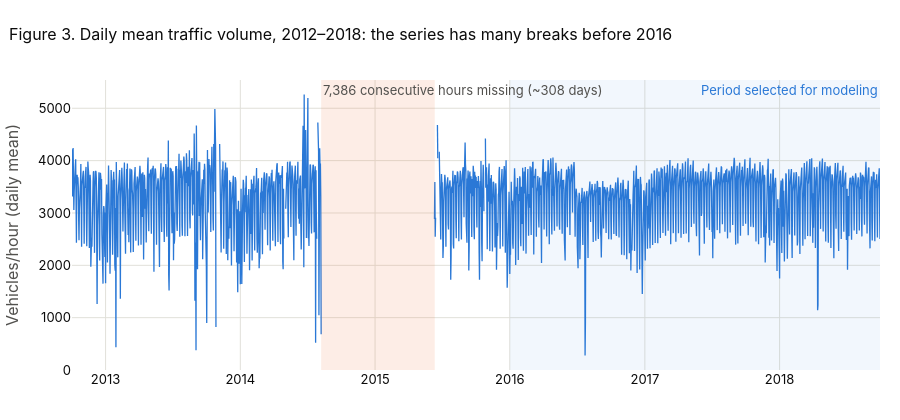

Here is the notebook cell this chart was saved with:
### Code cell
daily_raw = hourly_raw["traffic_volume"].resample("D").mean()
big = gaps_all.iloc[0]

fig = go.Figure(go.Scatter(x=daily_raw.index, y=daily_raw.values, mode="lines", line=dict(color=BLUE, width=1.3),
                           name="Daily mean", hovertemplate="%{x|%d/%m/%Y}: %{y:,.0f} vehicles/hour<extra></extra>"))
fig.add_vrect(x0=big.start, x1=big.end, fillcolor=ORANGE, opacity=0.12, line_width=0,
              annotation_text=f"{big.hours:,} consecutive hours missing (~{big.hours / 24:.0f} days)",
              annotation_position="top left", annotation_font_color=INK_2)
fig.add_vrect(x0=pd.Timestamp("2016-01-01"), x1=daily_raw.index.max(), fillcolor=BLUE, opacity=0.06, line_width=0,
              annotation_text="Period selected for modeling", annotation_position="top right",
              annotation_font_color=BLUE)
fig.update_layout(title="Figure 3. Daily mean traffic volume, 2012–2018: the series has many breaks before 2016",
                  yaxis_title="Vehicles/hour (daily mean)", height=420, showlegend=False)
fig.show()

### Figure 1 — Plotly figure (JSON) as saved in the notebook; plotly's stock layout.template omitted (floating-point values rounded to 4 significant figures; data arrays with more than 128 entries replaced by an {"elided": "..."} marker saying what was removed)
{"data": [{"hovertemplate": "%{x|%d/%m/%Y}: %{y:,.0f} vehicles/hour<extra></extra>", "line": {"color": "#2a78d6", "width": 1.3}, "mode": "lines", "name": "Daily mean", "type": "scatter", "x": {"elided": "2190 str values"}, "y": {"elided": "2190 float values"}}], "layout": {"annotations": [{"font": {"color": "#52514e"}, "showarrow": false, "text": "7,386 consecutive hours missing (~308 days)", "x": "2014-08-08T02:00:00", "xanchor": "left", "xref": "x", "y": 1, "yanchor": "top", "yref": "y domain"}, {"font": {"color": "#2a78d6"}, "showarrow": false, "text": "Period selected for modeling", "x": "2018-09-30T00:00:00", "xanchor": "right", "xref": "x", "y": 1, "yanchor": "top", "yref": "y domain"}], "height": 420, "shapes": [{"fillcolor": "#eb6834", "line": {"width": 0}, "opacity": 0.12, "type": "rect", "x0": "2014-08-08T02:00:00", "x1": "2015-06-11T19:00:00", "xref": "x", "y0": 0, "y1": 1, "yref": "y domain"}, {"fillcolor": "#2a78d6", "line": {"width": 0}, "opacity": 0.06, "type": "rect", "x0": "2016-01-01T00:00:00", "x1": "2018-09-30T00:00:00", "xref": "x", "y0": 0, "y1": 1, "yref": "y domain"}], "showlegend": false, "title": {"text": "Figure 3. Daily mean traffic volume, 2012–2018: the series has many breaks before 2016"}, "yaxis": {"title": {"text": "Vehicles/hour (daily mean)"}}}}
